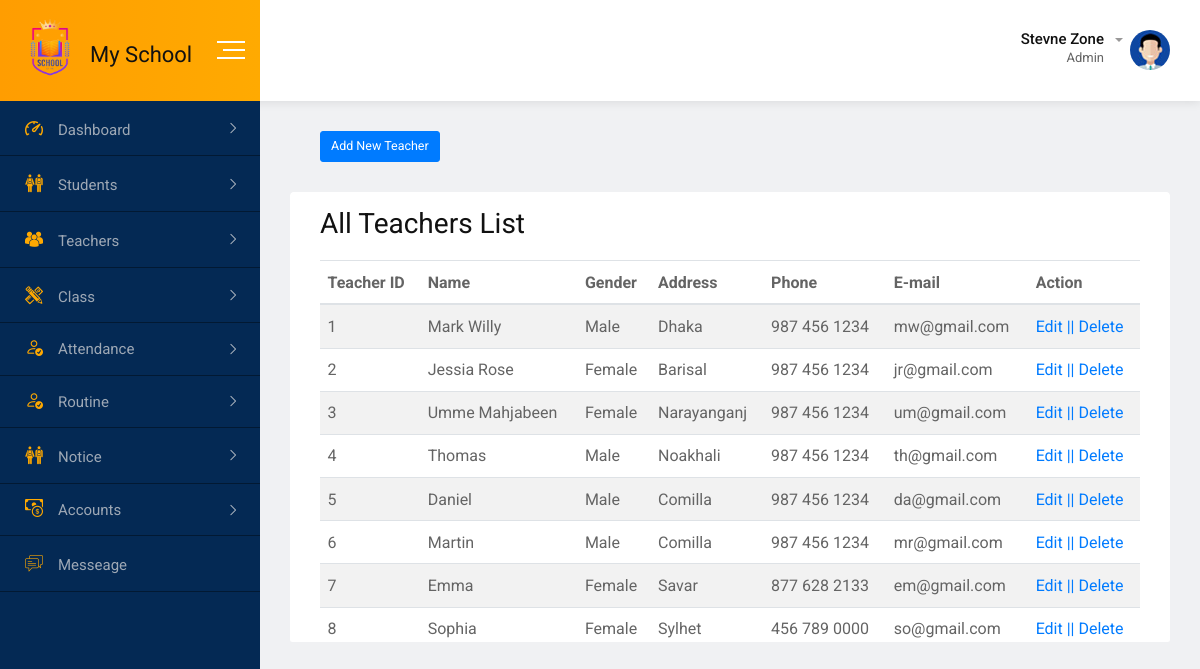
The app's page /admin/all_teacher.php with its own data.
### tables this page shows
CREATE TABLE `teachers` (
  `t_id` int(11) NOT NULL,
  `name` varchar(50) NOT NULL,
  `gender` varchar(10) NOT NULL,
  `address` varchar(100) NOT NULL,
  `phone` varchar(20) NOT NULL,
  `email` varchar(50) NOT NULL,
  `password` varchar(20) NOT NULL
);

### admin/all_teacher.php (the view, shortened to what this page needs)
<?php include_once("../includes/db_config.php");
$sql = "SELECT * FROM teachers";
$result = $db->query($sql);
?>
<?php include_once("../includes/index_header.php"); ?>
<?php include_once("../includes/index_sidebar.php") ?>
<body>
    <div class="dashboard-content-one">
        <div class="m-5">
            <a href="add_teacher.php" class="btn btn-primary btn-lg">Add New Teacher</a>
        </div>
        <div class="card" id="tableid">
            <div class="card-body">
                <h2>All Teachers List</h2>
                <table class="table table-striped bg-white">
                    <thead>
                        <tr>
                            <th>Teacher ID</th>
                            <th>Name</th>
                            <th>Gender</th>
                            <th>Address</th>
                            <th>Phone</th>
                            <th>E-mail</th>
                            <th>Action</th>
                        </tr>
                    </thead>
                    <tbody>
                        <?php while ($row = $result->fetch_assoc()) { ?>
                            <tr>
                                <td>
                                    <?php echo $row["t_id"] ?>
                                </td>
                                <td>
                                    <?php echo $row["name"] ?>
                                </td>
                                <td>
                                    <?php echo $row["gender"] ?>
                                </td>
                                <td>
                                    <?php echo $row["address"] ?>
                                </td>
                                <td>
                                    <?php echo $row["phone"] ?>
                                </td>
                                <td>
                                    <?php echo $row["email"] ?>
                                </td>
                                <td>
                                    <a href="edit_teacher.php?id=<?php echo $row["t_id"] ?>" class="eud">Edit ||</a>
                                    <a href="delete_teacher.php?id=<?php echo $row["t_id"] ?>" class="eud">Delete</a>
                                </td>
                            </tr>
                        <?php }
                        ; ?>
                    </tbody>
                </table>
            </div>
        </div>
        <?php include_once("../includes/index_footer.php") ?>

### assets/css/main.css (style rules this page uses)
html { color: #222; font-size: 1em; line-height: 1.4; }

### admin/all_teacher.php (style rules this page uses)
#tableid { height: 450px; overflow: scroll; }

### records on screen
teachers: t_id "1", name "Mark Willy", gender "Male", address "Dhaka", phone "987 456 1234", email "mw@gmail.com"
teachers: t_id "2", name "Jessia Rose", gender "Female", address "Barisal", phone "987 456 1234", email "jr@gmail.com"
teachers: t_id "3", name "Umme Mahjabeen", gender "Female", address "Narayanganj", phone "987 456 1234", email "um@gmail.com"
teachers: t_id "4", name "Thomas", gender "Male", address "Noakhali", phone "987 456 1234", email "th@gmail.com"
teachers: t_id "5", name "Daniel", gender "Male", address "Comilla", phone "987 456 1234", email "da@gmail.com"
teachers: t_id "6", name "Martin", gender "Male", address "Comilla", phone "987 456 1234", email "mr@gmail.com"
teachers: t_id "7", name "Emma", gender "Female", address "Savar", phone "877 628 2133", email "em@gmail.com"
teachers: t_id "8", name "Sophia", gender "Female", address "Sylhet", phone "456 789 0000", email "so@gmail.com"
